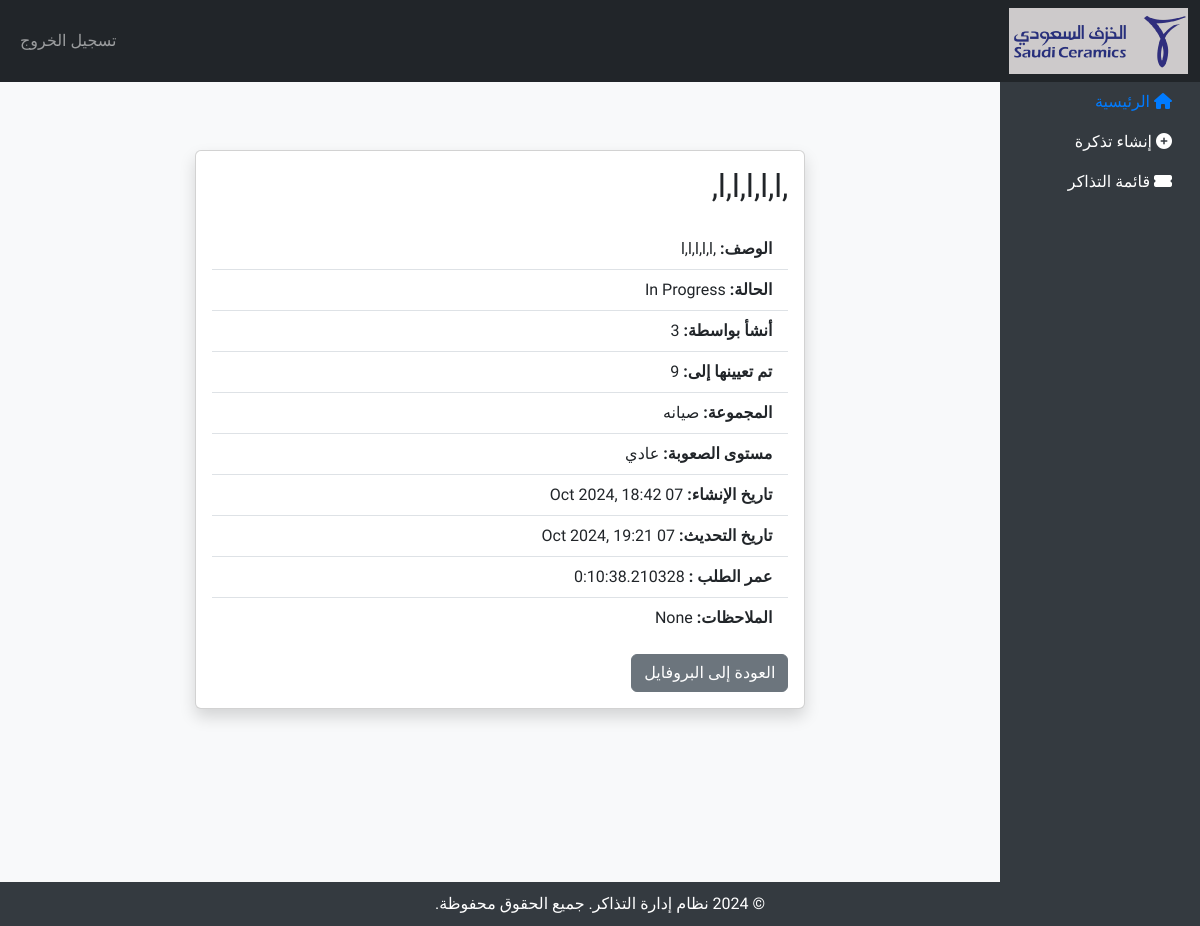
Screenshot of /ticket/32/ (signed in) with the database file from the repository.
### tickets/models.py (models this page shows, shortened)
class Ticket(models.Model):
    OPEN = 'open'
    IN_PROGRESS = 'in_progress'
    ON_HOLD = 'on_hold'
    RESOLVED = 'resolved'
    CLOSED = 'closed'
    STATUS_CHOICES = [
        (OPEN, 'Open'),
        (IN_PROGRESS, 'In Progress'),
        (ON_HOLD, 'On Hold'),
        (RESOLVED, 'Resolved'),
        (CLOSED, 'Closed'),
    ]
    DIFFICULTY_CHOICES = [
        ('normal', 'عادي'),
        ('medium', 'متوسط'),
        ('high', 'مرتفع')
    ]
    title = models.CharField(max_length=255,verbose_name='العنوان')
    description = models.TextField(verbose_name='الوصف')
    status = models.CharField(max_length=20, choices=STATUS_CHOICES, default=OPEN,verbose_name='الحالة')
    created_by = models.ForeignKey(CustomUser, on_delete=models.SET_NULL, null=True, related_name='created_tickets',verbose_name='أنشأ بواسطة')
    assigned_to = models.ForeignKey(CustomUser, on_delete=models.SET_NULL, null=True, related_name='assigned_tickets',verbose_name='تم تعيينها إلى')
    group = models.ForeignKey(Group, on_delete=models.CASCADE,verbose_name='المجموعة')
    difficulty_level = models.CharField(max_length=20, choices=DIFFICULTY_CHOICES, null=True, blank=True)
    time_started = models.DateTimeField(null=True, blank=True,verbose_name='تاريخ البدء')
    time_resolved = models.DateTimeField(null=True, blank=True,verbose_name='تاريخ الحل')
    created_at = models.DateTimeField(auto_now_add=True,verbose_name='تاريخ الإنشاء')
    updated_at = models.DateTimeField(auto_now=True,verbose_name='تاريخ التحديث')
    time_in_progress = models.DateTimeField(null=True, blank=True,verbose_name='تاريخ التقدم')
    on_hold_periods = models.JSONField(default=list, blank=True,verbose_name='فترات التعليق')  # List to track on-hold periods [(start_time, end_time), ...]
    notes = models.TextField(blank=True, null=True,verbose_name='الملاحظات')  # Field to store notes
    def get_total_in_progress_time(self):
        if self.time_in_progress:
            end_time = self.time_resolved if self.time_resolved else timezone.now()
            total_time = end_time - self.time_in_progress
            return total_time
        return timedelta()

class CustomUser(models.Model):
    ROLE_CHOICES = [
        ('employee', 'Employee'),
        ('supervisor', 'Supervisor'),
        ('service_provider', 'Service Provider')
    ]
    role = models.CharField(max_length=20, choices=ROLE_CHOICES)
    user  = models.OneToOneField(User, on_delete=models.CASCADE)  # الرقم الوظيفي أو معرف الخدمة
    group = models.ForeignKey(Group, on_delete=models.CASCADE, null=True, blank=True)
    verification_code = models.CharField(max_length=6, blank=True, null=True,verbose_name='كود التحقق')
    is_verified = models.BooleanField(default=False)

class Group(models.Model):
    name = models.CharField(max_length=100)
    description = models.TextField(blank=True, null=True)

### tickets/views.py (the view)
# urls.py: path('ticket/<int:ticket_id>/', ticket_detail_view, name='ticket_detail'),
@login_required
def ticket_detail_view(request, ticket_id):
    ticket = get_object_or_404(Ticket, id=ticket_id)
    return render(request, 'ticket/ticket_detail.html', {'ticket': ticket})

### tickets/templates/ticket/ticket_detail.html
{% extends 'base.html' %}{%block title%}تذكرة {{ticket.title}}{%endblock%}
{% block content %}
<div class="container mt-5">
    <div class="row justify-content-center">
        <div class="col-md-8">
            <div class="card shadow">
                <div class="card-body">
                    <h2 class="card-title mb-4">{{ ticket.title }}</h2>
                    <ul class="list-group list-group-flush">
                        <li class="list-group-item"><strong>الوصف:</strong> {{ ticket.description }}</li>
                        <li class="list-group-item"><strong>الحالة:</strong> {{ ticket.get_status_display }}</li>
                        <li class="list-group-item"><strong>أنشأ بواسطة:</strong> {{ ticket.created_by.user.username }}</li>
                        <li class="list-group-item"><strong>تم تعيينها إلى:</strong> {{ ticket.assigned_to.user.username }}</li>
                        <li class="list-group-item"><strong>المجموعة:</strong> {{ ticket.group.name }}</li>
                        <li class="list-group-item"><strong>مستوى الصعوبة:</strong> {{ ticket.get_difficulty_level_display }}</li>
                        <li class="list-group-item"><strong>تاريخ الإنشاء:</strong> {{ ticket.created_at|date:"d M Y, H:i" }}</li>
                        <li class="list-group-item"><strong>تاريخ التحديث:</strong> {{ ticket.updated_at|date:"d M Y, H:i" }}</li>
                        <li class="list-group-item"><strong> عمر الطلب :</strong> {{ ticket.get_total_in_progress_time }}</li>
                        <li class="list-group-item"><strong>الملاحظات:</strong> {{ ticket.notes }}</li>
                    </ul>
                    <a href="{% url 'profile' %}" class="btn btn-secondary mt-3">العودة إلى البروفايل</a>
                </div>
            </div>
        </div>
    </div>
</div>
{% endblock %}

### templates/base.html (style rules this page uses)
body { font-family: 'Tajawal', sans-serif; background-color: #f8f9fa; }

### rows the page displays
Ticket: title ",l,l,l,l,l,", description ",l,l,l,l,l", status "In Progress", created_by.user.username "3", assigned_to.user.username "9", group.name "صيانه", difficulty_level "عادي", created_at "07 Oct 2024, 18:42", updated_at "07 Oct 2024, 19:21", get_total_in_progress_time "0:10:38.210328", notes "None"
